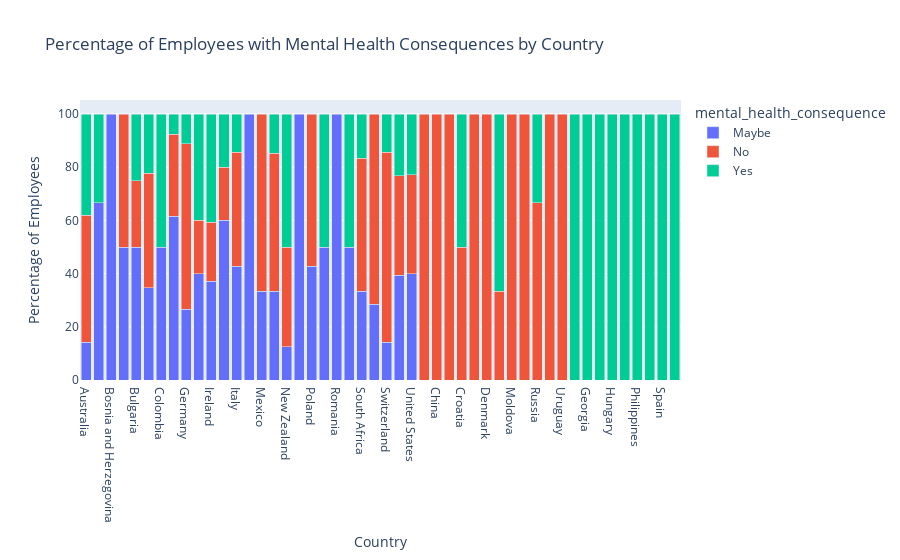

Notebook source saved alongside this figure:
### Code cell
# Calculate the percentage of employees affected by mental health consequences by country
df_grouped = data.groupby(['Country', 'mental_health_consequence']).size().reset_index(name='counts')
df_grouped['percentage'] = 100 * df_grouped['counts'] / df_grouped.groupby('Country')['counts'].transform('sum')

# Create a stacked bar chart of the percentage of employees by country and mental health consequence
fig = px.bar(df_grouped, x='Country', y='percentage', color='mental_health_consequence', 
             title='Percentage of Employees with Mental Health Consequences by Country', 
             barmode='stack', labels={'percentage':'Percentage of Employees'})

# Customize plot layout
fig.update_layout(
    xaxis_title='Country',
    yaxis_title='Percentage of Employees'
)

# Show plot
fig.show()

### Figure 1 — Plotly figure (JSON) as saved in the notebook; plotly's stock layout.template omitted (floating-point values rounded to 4 significant figures)
{"data": [{"alignmentgroup": "True", "hovertemplate": "mental_health_consequence=Maybe<br>Country=%{x}<br>Percentage of Employees=%{y}<extra></extra>", "legendgroup": "Maybe", "marker": {"color": "#636efa", "pattern": {"shape": ""}}, "name": "Maybe", "offsetgroup": "Maybe", "orientation": "v", "showlegend": true, "textposition": "auto", "type": "bar", "x": ["Australia", "Belgium", "Bosnia and Herzegovina", "Brazil", "Bulgaria", "Canada", "Colombia", "France", "Germany", "India", "Ireland", "Israel", "Italy", "Latvia", "Mexico", "Netherlands", "New Zealand", "Nigeria", "Poland", "Portugal", "Romania", "Singapore", "South Africa", "Sweden", "Switzerland", "United Kingdom", "United States"], "xaxis": "x", "y": [14.29, 66.67, 100, 50, 50, 34.72, 50, 61.54, 26.67, 40, 37.04, 60, 42.86, 100, 33.33, 33.33, 12.5, 100, 42.86, 50, 100, 50, 33.33, 28.57, 14.29, 39.46, 39.95], "yaxis": "y"}, {"alignmentgroup": "True", "hovertemplate": "mental_health_consequence=No<br>Country=%{x}<br>Percentage of Employees=%{y}<extra></extra>", "legendgroup": "No", "marker": {"color": "#EF553B", "pattern": {"shape": ""}}, "name": "No", "offsetgroup": "No", "orientation": "v", "showlegend": true, "textposition": "auto", "type": "bar", "x": ["Australia", "Austria", "Brazil", "Bulgaria", "Canada", "China", "Costa Rica", "Croatia", "Czech Republic", "Denmark", "Finland", "France", "Germany", "India", "Ireland", "Israel", "Italy", "Mexico", "Moldova", "Netherlands", "New Zealand", "Norway", "Poland", "Russia", "South Africa", "Sweden", "Switzerland", "Thailand", "United Kingdom", "United States", "Uruguay"], "xaxis": "x", "y": [47.62, 100, 50, 25, 43.06, 100, 100, 50, 100, 100, 33.33, 30.77, 62.22, 20, 22.22, 20, 42.86, 66.67, 100, 51.85, 37.5, 100, 57.14, 66.67, 50, 71.43, 71.43, 100, 37.3, 37.28, 100], "yaxis": "y"}, {"alignmentgroup": "True", "hovertemplate": "mental_health_consequence=Yes<br>Country=%{x}<br>Percentage of Employees=%{y}<extra></extra>", "legendgroup": "Yes", "marker": {"color": "#00cc96", "pattern": {"shape": ""}}, "name": "Yes", "offsetgroup": "Yes", "orientation": "v", "showlegend": true, "textposition": "auto", "type": "bar", "x": ["Australia", "Bahamas, The", "Belgium", "Bulgaria", "Canada", "Colombia", "Croatia", "Finland", "France", "Georgia", "Germany", "Greece", "Hungary", "India", "Ireland", "Israel", "Italy", "Japan", "Netherlands", "New Zealand", "Philippines", "Portugal", "Russia", "Singapore", "Slovenia", "South Africa", "Spain", "Switzerland", "United Kingdom", "United States", "Zimbabwe"], "xaxis": "x", "y": [38.1, 100, 33.33, 25, 22.22, 50, 50, 66.67, 7.692, 100, 11.11, 100, 100, 40, 40.74, 20, 14.29, 100, 14.81, 50, 100, 50, 33.33, 50, 100, 16.67, 100, 14.29, 23.24, 22.77, 100], "yaxis": "y"}], "layout": {"barmode": "stack", "legend": {"title": {"text": "mental_health_consequence"}, "tracegroupgap": 0}, "title": {"text": "Percentage of Employees with Mental Health Consequences by Country"}, "xaxis": {"anchor": "y", "domain": [0, 1], "title": {"text": "Country"}}, "yaxis": {"anchor": "x", "domain": [0, 1], "title": {"text": "Percentage of Employees"}}}}
